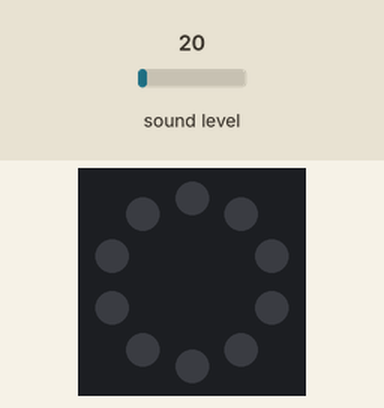
Simulated run of this program. Board: Circuit Playground running CircuitPython. Shown: the board's ring of 10 RGB LEDs (number 0 left of the top, counting anticlockwise). The test bench sets the inputs (shaded band); at power-on: sound level 20. Dim RGB values are drawn brighter than linear.

Above: at 1.2 s.
1.3 s: sound level set to 64
At 1.32 s:
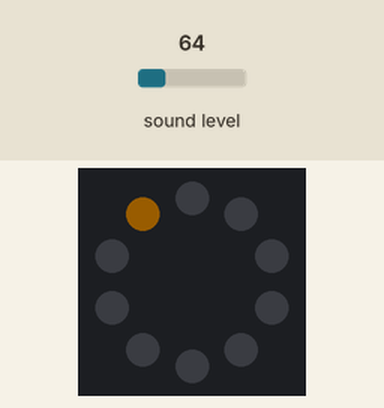
3.0 s: sound level set to 5
At 4.3 s:
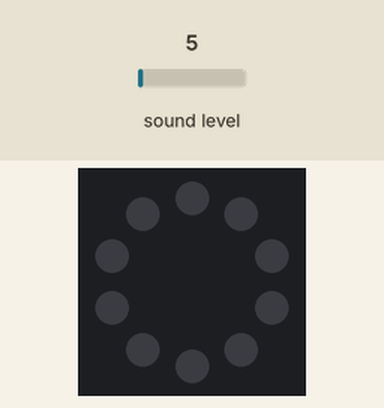
Timing chart, 0 to 6.0 s (numbered marks = the images above; inputs shaded):
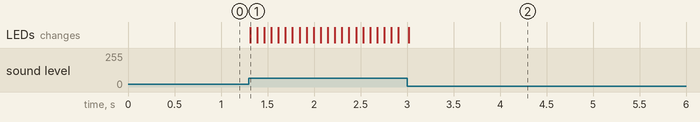

Measured:
- after the input at 1.3 s, the LEDs: change at once (image 1)
- after the input at 3.0 s, the LEDs: change at once (image 2)

The program:

code.py
```python
# CPX Sound Responsive Pinwheel
# tested with CircuitPython 10.x
import array
import math
import audiobusio
import board
import neopixel
import time

RED = (255, 0, 0)
YELLOW = (255, 150, 0)
GREEN = (0, 255, 0)
BLUE = (0, 0, 255)
PURPLE = (180, 0, 255)
WHITE = (255, 255, 255)
OFF = (0, 0, 0)

COLORS = [RED, YELLOW, GREEN, BLUE, PURPLE, WHITE]
COLOR_INDEX = 0
NUM_COLORS = 6

# Color of the peak pixel.
PEAK_COLOR = (100, 0, 255)
# Number of total pixels - 10 build into Circuit Playground
NUM_PIXELS = 10

PIXEL_INDEX = 0
PIXEL_ADJUSTED_WAIT = 0.1
PIXEL_WAIT_MAX = 0.07
PIXEL_WAIT_MIN = 0.005
MAG_MAX = 8000
LAST_PIXEL_TIME = -1

min_threshold = 300

# Exponential scaling factor.
# Should probably be in range -10 .. 10 to be reasonable.
CURVE = 2
SCALE_EXPONENT = math.pow(10, CURVE * -0.1)

# Number of samples to read at once.
NUM_SAMPLES = 160


# Restrict value to be between floor and ceiling.
def constrain(value, floor, ceiling):
    return max(floor, min(value, ceiling))


# Scale input_value between output_min and output_max, exponentially.
def log_scale(input_value, input_min, input_max, output_min, output_max):
    normalized_input_value = (input_value - input_min) / \
                             (input_max - input_min)
    return output_min + \
        math.pow(normalized_input_value, SCALE_EXPONENT) \
        * (output_max - output_min)


# Remove DC bias before computing RMS.
def normalized_rms(values):
    minbuf = int(mean(values))
    samples_sum = sum(
        float(sample - minbuf) * (sample - minbuf)
        for sample in values
    )

    return math.sqrt(samples_sum / len(values))


def mean(values):
    return sum(values) / len(values)

# This maps the magnitude of the sound experienced to the wait time between animation frames.
def range_map_magnitudes(mag):
    global PIXEL_ADJUSTED_WAIT
    if mag > MAG_MAX:
        mag = MAG_MAX
    percent = 1 - (mag / MAG_MAX) #needs to be flipped in order to go faster when blowing harder
    PIXEL_ADJUSTED_WAIT = (percent * PIXEL_WAIT_MAX)

# Main program

# Set up NeoPixels and turn them all off.
pixels = neopixel.NeoPixel(board.NEOPIXEL, NUM_PIXELS, brightness=0.1, auto_write=False)
pixels.fill(0)
pixels.show()

mic = audiobusio.PDMIn(board.MICROPHONE_CLOCK, board.MICROPHONE_DATA,
                       sample_rate=16000, bit_depth=16)

# Record an initial sample to calibrate. Assume it's quiet when we start.
samples = array.array('H', [0] * NUM_SAMPLES)
mic.record(samples, len(samples))
# Set lowest level to expect, plus a little.
input_floor = normalized_rms(samples) + 10
input_ceiling = input_floor + 1000

peak = 0
while True:
    mic.record(samples, len(samples))
    magnitude = normalized_rms(samples)

    # print magnitude for debugging
    # print(magnitude)

    if magnitude > min_threshold:
        now = time.monotonic()
        if (now >= LAST_PIXEL_TIME + PIXEL_ADJUSTED_WAIT):
            pixels.fill(OFF)
            pixels[PIXEL_INDEX] = YELLOW

            PIXEL_INDEX = (PIXEL_INDEX + 1) % NUM_PIXELS
            LAST_PIXEL_TIME = now
            COLOR_INDEX = (COLOR_INDEX + 1) % NUM_COLORS
            range_map_magnitudes(magnitude)
    else:
        pixels.fill(OFF);
    pixels.show()
```
